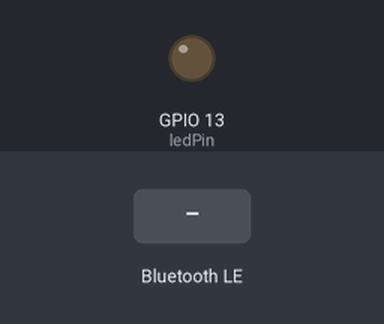
A sketch run on a simulated ESP32. Shown: output pins drawn as LEDs (lit = HIGH). The test bench sets the inputs (shaded band). Nothing arrives over Bluetooth unless stated; a phone connects over Bluetooth LE 3 s after start; what the sketch prints to the serial monitor is not drawn.

Above: at 1.2 s.
1.3 s: Bluetooth LE write "1" received
At 2.2 s:
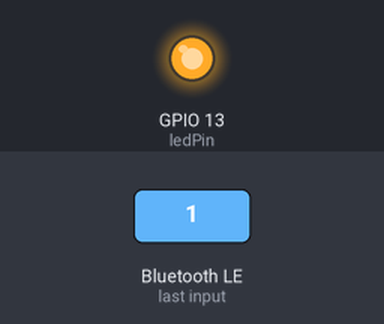
2.8 s: Bluetooth LE write "2" received
At 3.4 s:
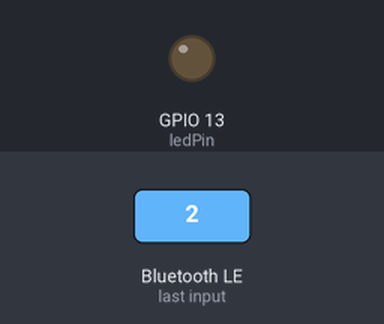
Timing chart, 0 to 5.8 s (numbered marks = the images above; inputs shaded):
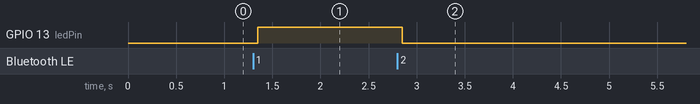

Measured:
- after the input at 1.3 s, GPIO 13 (ledPin): LOW → HIGH after 0.05 s
- after the input at 2.8 s, GPIO 13 (ledPin): HIGH → LOW after 0.05 s

The sketch:

Bluetooth_IntregadoComRN.ino
```cpp
#include <BLEDevice.h>
#include <BLEServer.h>
#include <BLEUtils.h>
#include <BLE2902.h>

#define SERVICE_UUID        "6E400001-B5A3-F393-E0A9-E50E24DCCA9E"
#define CHARACTERISTIC_UUID "6E400002-B5A3-F393-E0A9-E50E24DCCA9E"

BLECharacteristic* pCharacteristic;
bool deviceConnected = false;
int ledPin = 13;

class MyServerCallbacks : public BLEServerCallbacks {
  void onConnect(BLEServer* pServer) {
    deviceConnected = true;
    Serial.println("📱 Dispositivo conectado");
  }

  void onDisconnect(BLEServer* pServer) {
    deviceConnected = false;
    Serial.println("❌ Dispositivo desconectado");
    pServer->startAdvertising();
  }
};

class MyCallbacks : public BLECharacteristicCallbacks {
  void onWrite(BLECharacteristic* pChar) {
    String valor = pChar->getValue();
    Serial.println("📩 Recebido: " + valor);

    if (valor == "1") {
      digitalWrite(ledPin, HIGH);
      pChar->setValue("LED ligado");
    } else if (valor == "2") {
      digitalWrite(ledPin, LOW);
      pChar->setValue("LED desligado");
    }

    pChar->notify(); // Envia resposta para o app
  }
};

void setup() {
  Serial.begin(115200);
  pinMode(ledPin, OUTPUT);

  BLEDevice::init("ESP32_BLE");
  BLEServer *pServer = BLEDevice::createServer();
  pServer->setCallbacks(new MyServerCallbacks());

  BLEService *pService = pServer->createService(SERVICE_UUID);
  pCharacteristic = pService->createCharacteristic(
    CHARACTERISTIC_UUID,
    BLECharacteristic::PROPERTY_READ |
    BLECharacteristic::PROPERTY_WRITE |
    BLECharacteristic::PROPERTY_NOTIFY
  );

  pCharacteristic->addDescriptor(new BLE2902());
  pCharacteristic->setCallbacks(new MyCallbacks());

  pService->start();
  BLEAdvertising *pAdvertising = BLEDevice::getAdvertising();
  pAdvertising->addServiceUUID(SERVICE_UUID);
  pAdvertising->start();

  Serial.println("✅ BLE pronto e visível como ESP32_BLE");
}

void loop() {
  // Opcional: enviar status do LED periodicamente
  if (deviceConnected) {
    String status = "LED " + String(digitalRead(ledPin) ? "ligado" : "desligado");
    pCharacteristic->setValue(status);
    pCharacteristic->notify();
  }

  delay(1000);
}
```
